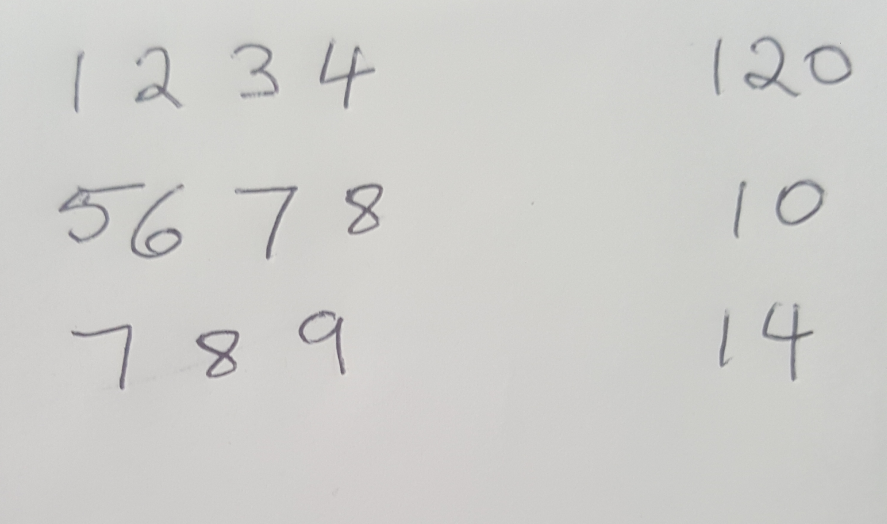
#> input picture lib/assets/test1.jpg, 2660 x 1571 px (shown at 1/3 size)
$ python script.py --image test1.jpg   (Python 2 division)
#> lines starting #> are read from the running program, lines starting #| are printed output that depends on the picture; after the words box and inside, x2 and y2 are one past the last pixel; in counts of white or black regions, pixels touching at a corner belong together
#!/usr/bin/python

# Import the modules
import sys
import cv2
from skimage.feature import hog
import numpy as np
import argparse as ap

def sort_contours(cnts, method="left-to-right"):
    # initialize the reverse flag and sort index
    reverse = False
    i = 0

    # handle if we need to sort in reverse
    if method == "right-to-left" or method == "bottom-to-top":
        reverse = True

    # handle if we are sorting against the y-coordinate rather than
    # the x-coordinate of the bounding box
    if method == "top-to-bottom" or method == "bottom-to-top":
        i = 1

    # construct the list of bounding boxes and sort them from top to
    # bottom
    boundingBoxes = [cv2.boundingRect(c) for c in cnts]
    (cnts, boundingBoxes) = zip(*sorted(zip(cnts, boundingBoxes),
        key=lambda b:b[1][i], reverse=reverse))

    # return the list of sorted contours and bounding boxes
    return (cnts, boundingBoxes)

# Get the path of the training set
parser = ap.ArgumentParser()
parser.add_argument("-i", "--image", help="Path to Image", required="True")
args = vars(parser.parse_args())

# Read the input image
im = cv2.imread(args["image"])
#> im is the input picture: shape (1571, 2660, 3); mean B, G, R 203.4, 206.2, 206.3

# Convert to grayscale and apply Gaussian filtering
im_gray = cv2.cvtColor(im, cv2.COLOR_BGR2GRAY)
im_gray = cv2.GaussianBlur(im_gray, (5, 5), 0)

# Threshold the image
ret, im_th = cv2.threshold(im_gray, 180, 255, cv2.THRESH_BINARY_INV)
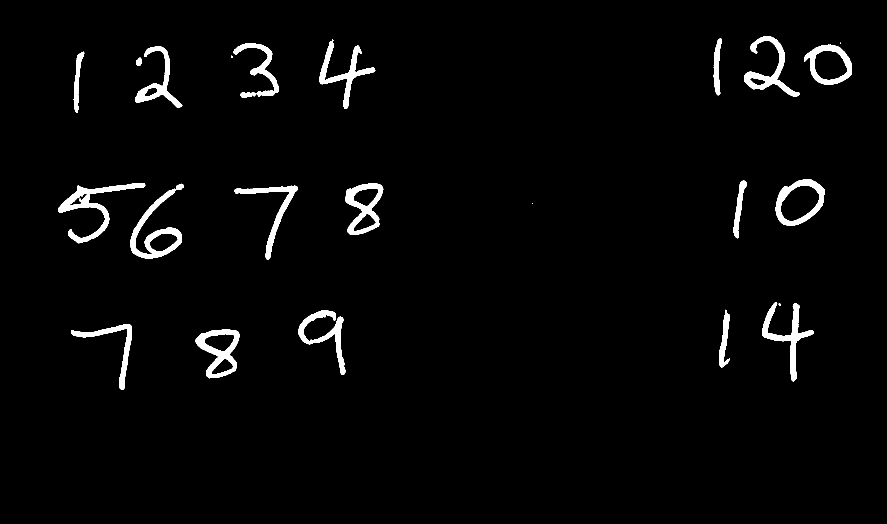
#> im_th: shape (1571, 2660) (shown at 1/3 size); 2.5% white; 25 white regions (2 under 20 px), largest, box (x1, y1, x2, y2) and area: (175, 549, 436, 730) 9071, (392, 566, 546, 776) 8193, (586, 989, 718, 1135) 7438

height, width, channels = im.shape
#> height = 1571; width = 2660; channels = 3

i = 0

crop_cnt = 1

while True:

    t = 0
    for j in range(0, width):
        color = int(im_th[i, j])
        if color != 0:
            t = 1
            break

    if t == 1:
        start_x = i
        for k in range(i, height):
            p = 0
            for j in range(0, width):
                color = int(im_th[k, j])
                if color != 0:
                    p = 1
                    break
            if p == 0:
                end_x = k
                i = k
                break;
        dis = str(start_x)
        dis = dis + ' '
        try:
            dis = dis + str(end_x)
        except:
            continue
        # [6 lines of commented-out code are left out]

        crop_img = np.zeros((height,width+200,3), np.uint8)
        crop_img[0:height, 0:width+200] = (255, 255, 255)
        crop_start = (height-end_x+start_x)/2
        crop_img[crop_start:crop_start+end_x-start_x, 100:width+100] = im[start_x:end_x, 0:width]

        # crop = im[start_x:end_x, 0:width]
        cv2.imwrite('crop/crop'+str(crop_cnt)+'.jpg', crop_img)
        crop_cnt += 1
        # cv2.imshow('crop' + dis, crop)

    i = i + 1

    if i >= height: break
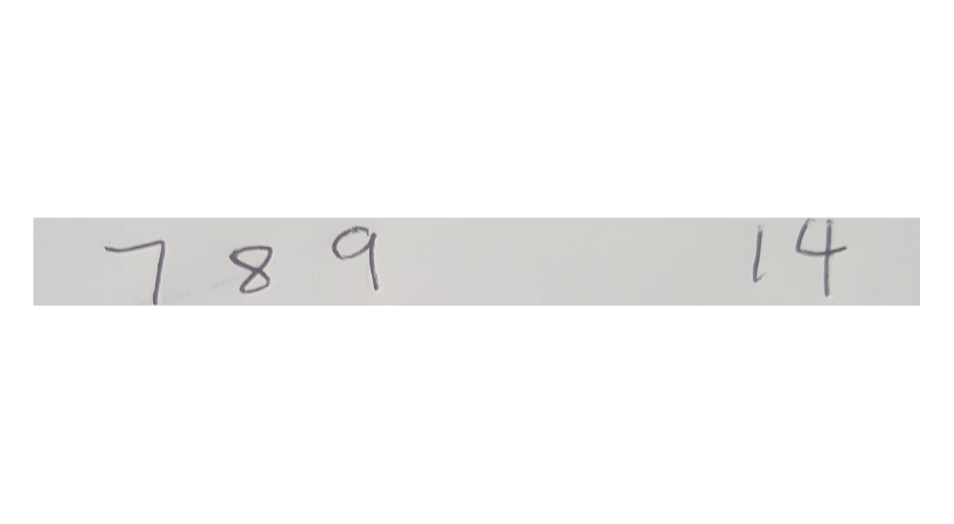
#> crop_img: shape (1571, 2860, 3) (shown at 1/3 size); mean B, G, R 246.7, 247, 247.1
#> after the loop, crop_cnt = 4

for crop_i in range(1, crop_cnt):

    im = cv2.imread("crop/crop"+(str)(crop_i)+".jpg")
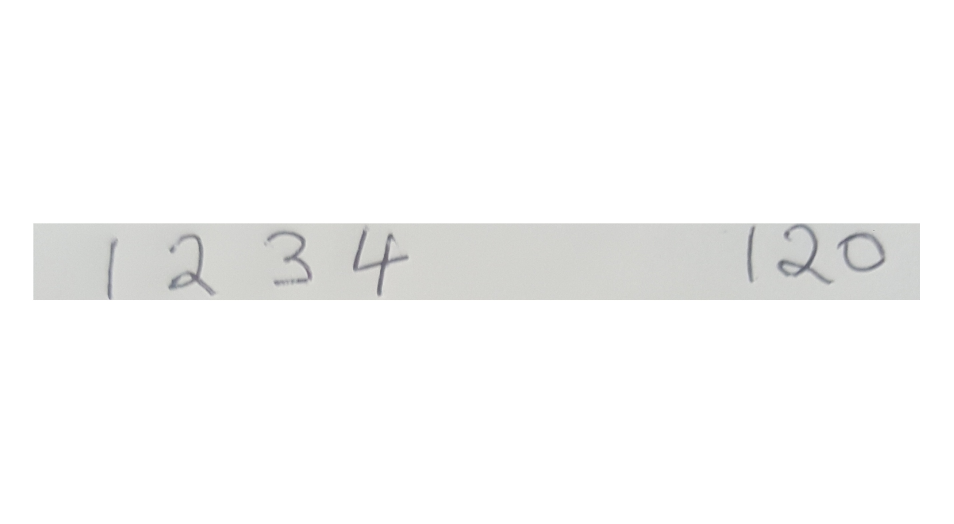
#> im: shape (1571, 2860, 3) (shown at 1/3 size); mean B, G, R 247.9, 248.3, 248.2

    # Convert to grayscale and apply Gaussian filtering
#> (the run stopped early here; a loop or call above may not have finished)

$ run again, on lib/assets/test3.jpg
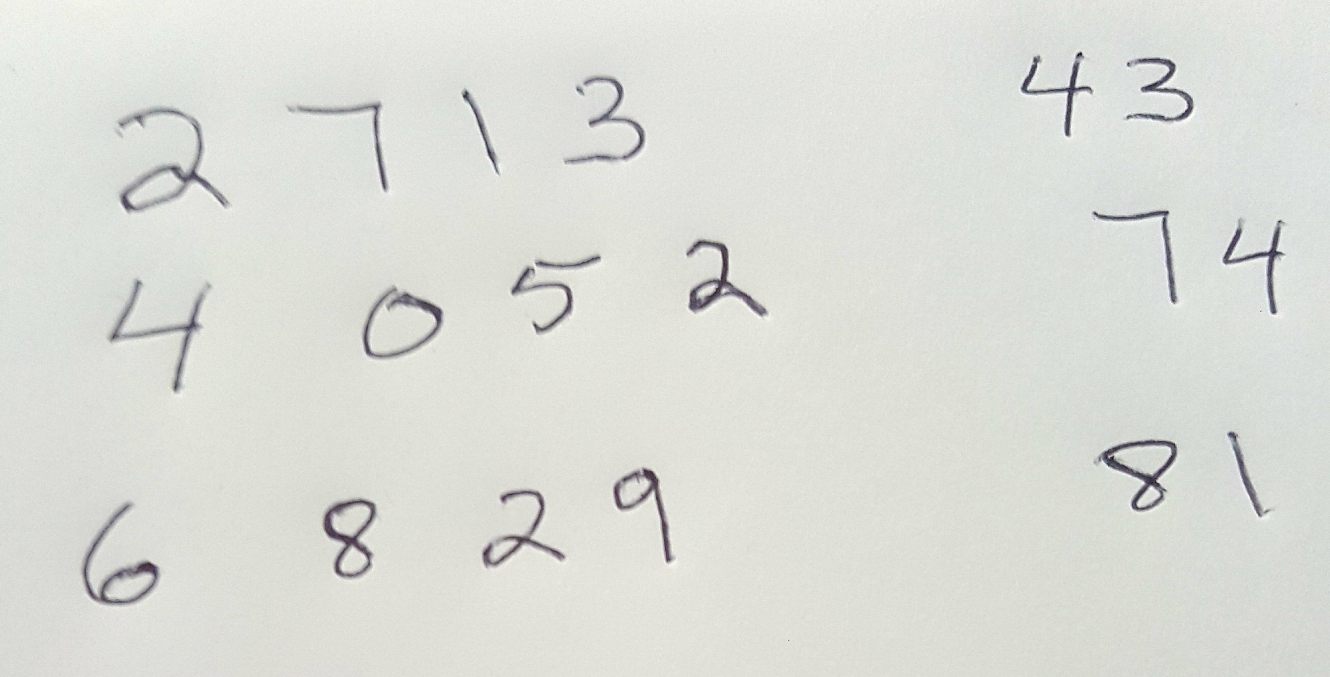
#> input picture lib/assets/test3.jpg, 2660 x 1354 px (shown at 1/2 size)
#> im is the input picture: shape (1354, 2660, 3); mean B, G, R 215, 220.9, 219.1
#> `ret, im_th = cv2.threshold(im_gray, 180, 255, cv2.THRESH_BINARY_INV)`:
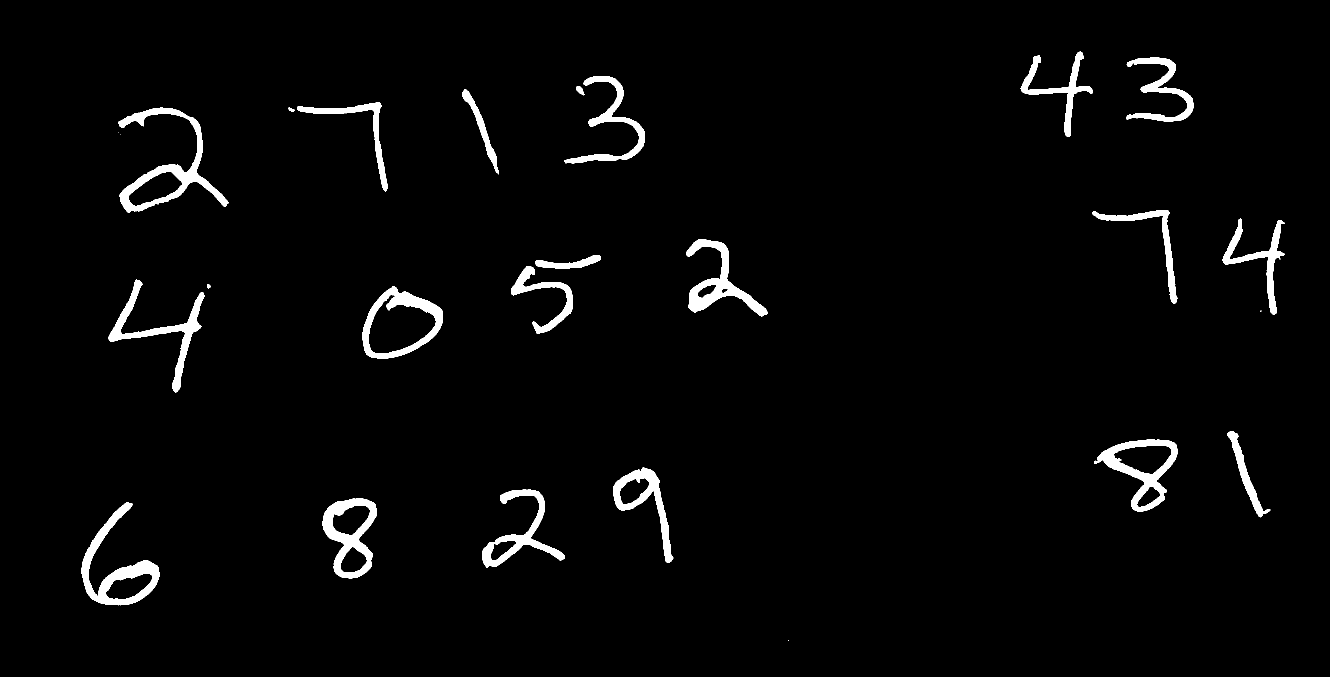
#> im_th: shape (1354, 2660) (shown at 1/2 size); 2.7% white; 26 white regions (4 under 20 px), largest, box (x1, y1, x2, y2) and area: (237, 215, 457, 426) 8943, (163, 1005, 320, 1211) 8251, (645, 996, 754, 1157) 7073
#> after the loop `while True:`: crop_cnt = 4
#> `im = cv2.imread("crop/crop"+(str)(crop_i)+".jpg")`:
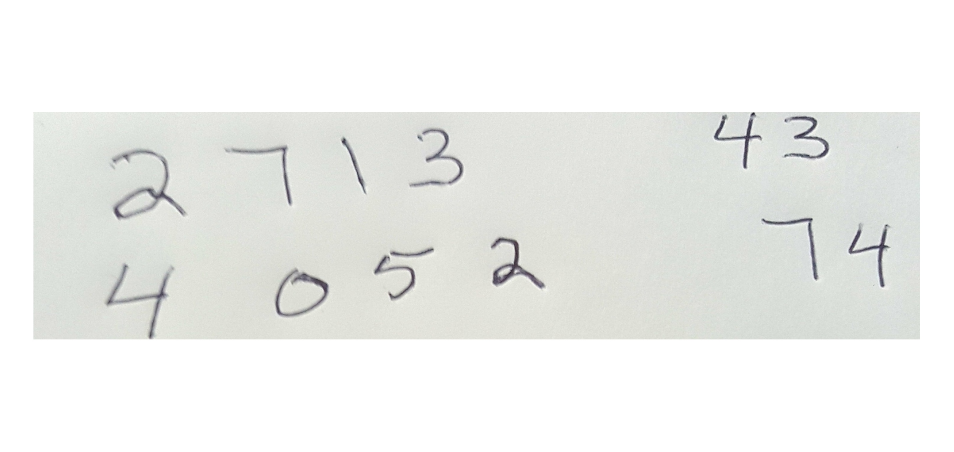
#> im: shape (1354, 2860, 3) (shown at 1/3 size); mean B, G, R 236.7, 239.1, 238
